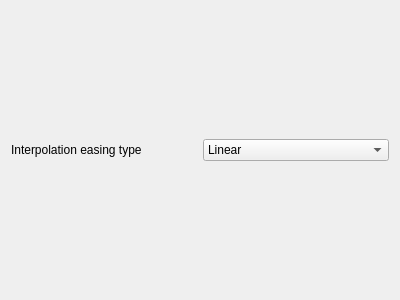
<?xml version="1.0" encoding="UTF-8"?>
<ui version="4.0">
 <class>Form</class>
 <widget class="QWidget" name="Form">
  <property name="geometry">
   <rect>
    <x>0</x>
    <y>0</y>
    <width>400</width>
    <height>300</height>
   </rect>
  </property>
  <property name="windowTitle">
   <string>Form</string>
  </property>
  <layout class="QHBoxLayout" name="horizontalLayout">
   <item>
    <widget class="QLabel" name="label">
     <property name="text">
      <string>Interpolation easing type</string>
     </property>
    </widget>
   </item>
   <item>
    <widget class="QComboBox" name="combobox_interp">
     <item>
      <property name="text">
       <string>Linear</string>
      </property>
     </item>
     <item>
      <property name="text">
       <string>In</string>
      </property>
     </item>
     <item>
      <property name="text">
       <string>Out</string>
      </property>
     </item>
     <item>
      <property name="text">
       <string>In + Out</string>
      </property>
     </item>
    </widget>
   </item>
  </layout>
 </widget>
 <resources/>
 <connections/>
</ui>
